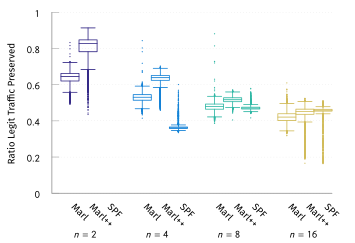

Write gnuplot code to recreate this figure.
set terminal tikz standalone color size 9cm,6cm font '\scriptsize' preamble '\usepackage{microtype} \usepackage[sfdefault]{FiraSans} \usepackage{newtxsf} \usepackage[T1]{fontenc} \renewcommand*\oldstylenums[1]{{\firaoldstyle #1}} \usepackage[binary-units, per-mode=symbol]{siunitx} \sisetup{detect-all}' createstyle
set output "udp-box-pres.tex"

load "parula.pal"
#load "inferno.pal"

set style line 102 lc rgb '#a0a0a0' lt 1 lw 1
set style boxplot outliers pointtype 7
set style data boxplot
set border ls 102
set colorbox border 102
set key textcolor rgb "black"
set tics textcolor rgb "black"
set label textcolor rgb "black"

set border 3
set grid y
set xtics nomirror
set xtics rotate by -45
set ytics nomirror

set key autotitle columnhead
set datafile separator ","

#set xlabel "Iteration ($t \\cdot{} \\SI{50}{\\milli\\second}$)"
set ylabel "Ratio Legit Traffic Preserved"

set yrange [0.0:1.0]
set xrange [-1.0:14.5]
set xtics ("Marl" 0.0, \
	"Marl++" 1.0, \
	"SPF" 2.0, \
	"Marl" 4.0, \
	"Marl++" 5.0, \
	"SPF" 6.0, \
	"Marl" 8.0, \
	"Marl++" 9.0, \
	"SPF" 10.0, \
	"Marl" 12.0, \
	"Marl++" 13.0, \
	"SPF" 14.0, \
	) scale 0.0
#set key inside bottom right
set boxwidth 1
unset key
set pointsize 0.1

set label "$n=2$" at graph 0.06,-0.22
set label "$n=4$" at graph 0.317,-0.22
set label "$n=8$" at graph 0.573,-0.22
set label "$n=16$" at graph 0.83,-0.22

plot '../results/online-2-avg.csv' u (0.0):3:(1.0) ls 1 ps .1, \
     '../results/m-udp-natural-2' u (1.0):3:(1.0) ls 1 ps .1, \
     '../results/spf-udp-natural-2' u (2.0):3:(1.0) ls 1 ps .1, \
     '../results/online-4-avg.csv' u (4.0):3:(1.0) ls 3 ps .1, \
     '../results/m-udp-natural-4' u (5.0):3:(1.0) ls 3 ps .1, \
     '../results/spf-udp-natural-4' u (6.0):3:(1.0) ls 3 ps .1, \
     '../results/online-8-avg.csv' u (8.0):3:(1.0) ls 5 ps .1, \
     '../results/m-udp-natural-8' u (9.0):3:(1.0) ls 5 ps .1, \
     '../results/spf-udp-natural-8' u (10.0):3:(1.0) ls 5 ps .1, \
     '../results/online-16-avg.csv' u (12.0):3:(1.0) ls 7 ps .1, \
     '../results/m-udp-natural-16' u (13.0):3:(1.0) ls 7 ps .1, \
     '../results/spf-udp-natural-16' u (14.0):3:(1.0) ls 7 ps .1, \

set out
